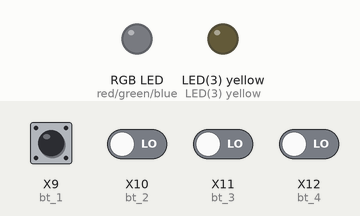
Simulated run of this program. Board: pyboard running MicroPython. On the bench: an RGB LED mixed from three pins (HIGH = lit), output pins drawn as LEDs (lit = HIGH). Dashed ring = blinking. The test bench sets the inputs (shaded band); at power-on: X9 (bt_1), X10 (bt_2), X11 (bt_3), X12 (bt_4) LOW. Dim RGB values are drawn brighter than linear.

Above: at 11.2 s.
11.3 s: X10 (bt_2) driven HIGH
At 11.44 s:
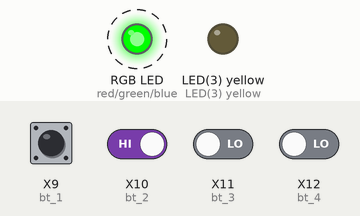
14.3 s: X11 (bt_3) driven HIGH
17.3 s: X9 (bt_1) driven HIGH
At 17.75 s:
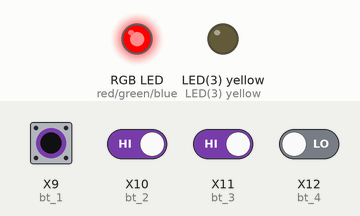
20.3 s: X12 (bt_4) driven HIGH
At 21.21 s:
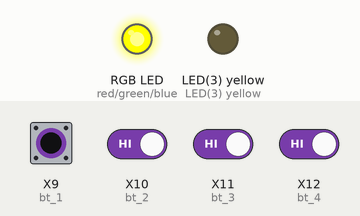
23.3 s: X9 (bt_1) pulsed LOW 5 times (0.12 s each, 0.3 s apart)
At 24.67 s:
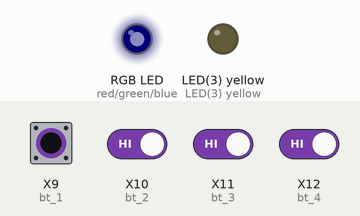
26.3 s: X9 (bt_1) driven LOW
At 28.07 s:
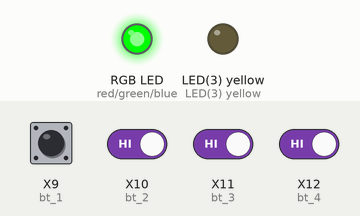
Timing chart, 0 to 30.3 s (numbered marks = the images above; inputs shaded):
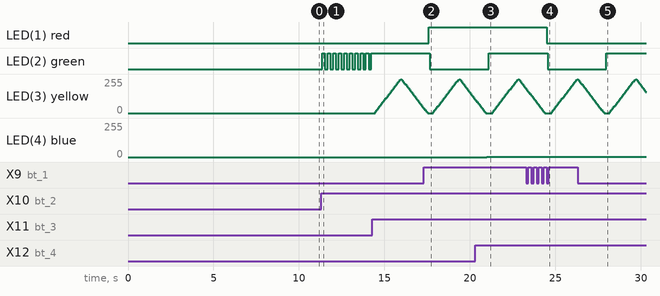

Measured:
- after the input at 11.3 s, LED(2) green: alternates HIGH for 0.16 s and LOW for 0.16 s, starting after 0.06 s
- after the input at 14.3 s, LED(2) green: stops changing and stays HIGH; LED(3) yellow: rises from 0/255 to 255/255 in 1.5 s, then falls to 35/255 in 1.3 s
- after the input at 17.3 s, LED(1) red: LOW → HIGH after 0.28 s
- after the input at 20.3 s, LED(4) blue: 0/255 → 1/255 after 0.68 s
- after the input at 23.3 s, LED(1) red: HIGH → LOW after 1.2 s
- after the input at 26.3 s, LED(1) red: stays LOW (without the input it goes to HIGH after 1.7 s)

The program:

main.py
```python
from pyb import LED, Pin
from utime import sleep_ms


i = 0
j = 0
k = 1


led_1 = LED(1)
led_2 = LED(2)
led_3 = LED(3)
led_4 = LED(4)


bt_1 = Pin('X9', Pin.IN, Pin.PULL_NONE)
bt_2 = Pin('X10', Pin.IN, Pin.PULL_NONE)
bt_3 = Pin('X11', Pin.IN, Pin.PULL_NONE)
bt_4 = Pin('X12', Pin.IN, Pin.PULL_NONE)

sleep_ms(10000)


while(True):
    if(bt_1.value() == True):
        sleep_ms(60)
        if(bt_1.value() == True):
            led_1.on()
        else:
            led_1.off()

    if(bt_2.value() == True):
        sleep_ms(60)
        if(bt_2.value() == True):
            led_2.toggle()
            sleep_ms(100)

    if(bt_3.value() == True):
        sleep_ms(60)
        if(bt_3.value() == True):
            for i in range (0, 255, 10):
                led_3.intensity(i)
                sleep_ms(60)
            for i in range (255, 0, -10):
                led_3.intensity(i)
                sleep_ms(60)
            led_3.off()

    if(bt_4.value() == True):
        sleep_ms(60)
        if(bt_4.value() == True):
            j += k
            if(j >= 255):
                k = -1
            if(j <= 0):
                k = 1
            led_4.intensity(j)
```
